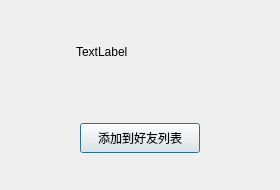
<?xml version="1.0" encoding="UTF-8"?>
<ui version="4.0">
 <class>FindSuccessDlg</class>
 <widget class="QDialog" name="FindSuccessDlg">
  <property name="geometry">
   <rect>
    <x>0</x>
    <y>0</y>
    <width>280</width>
    <height>190</height>
   </rect>
  </property>
  <property name="minimumSize">
   <size>
    <width>280</width>
    <height>190</height>
   </size>
  </property>
  <property name="maximumSize">
   <size>
    <width>280</width>
    <height>190</height>
   </size>
  </property>
  <property name="windowTitle">
   <string>Dialog</string>
  </property>
  <layout class="QVBoxLayout" name="verticalLayout">
   <item>
    <widget class="QWidget" name="widget" native="true">
     <layout class="QHBoxLayout" name="horizontalLayout">
      <item>
       <widget class="QLabel" name="head_lb">
        <property name="minimumSize">
         <size>
          <width>50</width>
          <height>50</height>
         </size>
        </property>
        <property name="maximumSize">
         <size>
          <width>50</width>
          <height>50</height>
         </size>
        </property>
        <property name="text">
         <string/>
        </property>
       </widget>
      </item>
      <item>
       <widget class="QLabel" name="name_lb">
        <property name="text">
         <string>TextLabel</string>
        </property>
       </widget>
      </item>
      <item>
       <spacer name="horizontalSpacer">
        <property name="orientation">
         <enum>Qt::Horizontal</enum>
        </property>
        <property name="sizeHint" stdset="0">
         <size>
          <width>125</width>
          <height>20</height>
         </size>
        </property>
       </spacer>
      </item>
     </layout>
    </widget>
   </item>
   <item>
    <widget class="QWidget" name="widget_2" native="true">
     <layout class="QHBoxLayout" name="horizontalLayout_2">
      <item>
       <widget class="ClickedBtn" name="add_friend_btn">
        <property name="sizePolicy">
         <sizepolicy hsizetype="Minimum" vsizetype="Fixed">
          <horstretch>0</horstretch>
          <verstretch>0</verstretch>
         </sizepolicy>
        </property>
        <property name="minimumSize">
         <size>
          <width>120</width>
          <height>30</height>
         </size>
        </property>
        <property name="maximumSize">
         <size>
          <width>120</width>
          <height>30</height>
         </size>
        </property>
        <property name="text">
         <string>添加到好友列表</string>
        </property>
       </widget>
      </item>
     </layout>
    </widget>
   </item>
  </layout>
 </widget>
 <customwidgets>
  <customwidget>
   <class>ClickedBtn</class>
   <extends>QPushButton</extends>
   <header location="global">clickedbtn.h</header>
  </customwidget>
 </customwidgets>
 <resources/>
 <connections/>
</ui>
